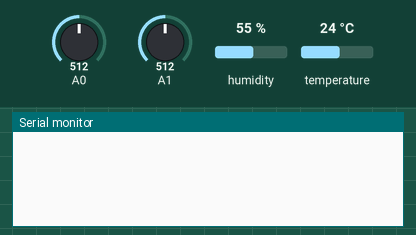
This sketch was run on a simulated Arduino Uno, built with avr-gcc and run on an emulated ATmega328P. Parts: the last lines printed to the serial monitor. Inputs (shaded band) come from the test bench; at power-on: humidity 55 %, A0 = 512, A1 = 512, temperature 24 °C.

Above: at 1.2 s.
1.3 s: humidity set to 22 %
At 3.3 s:
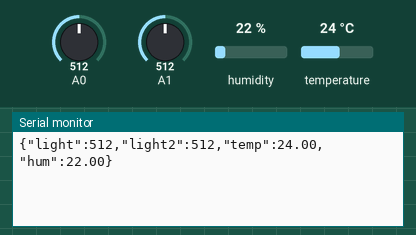
5.5 s: A0 set to 716
At 6.4 s:
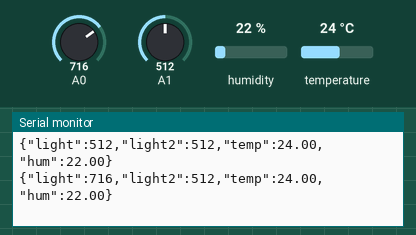
7.0 s: A1 set to 716
At 8.4 s:
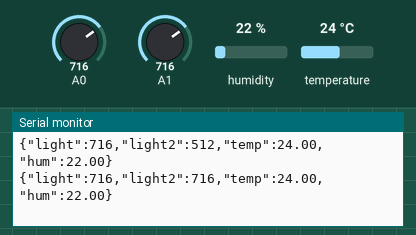
8.5 s: temperature set to 12 °C
10.0 s: A0 set to 992
At 10.6 s:
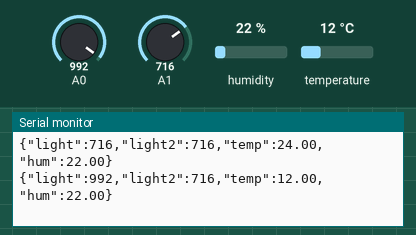
11.5 s: A1 set to 992
At 12.5 s:
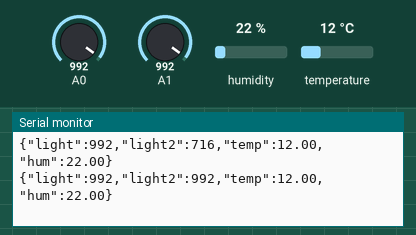
Timing chart, 0 to 14.0 s (numbered marks = the images above; inputs shaded):
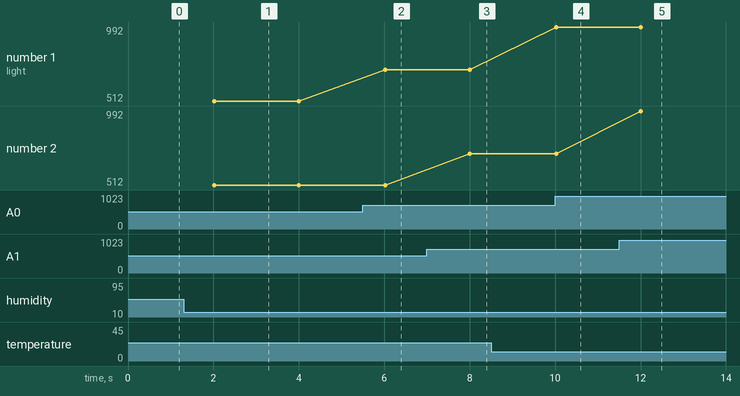

The sketch:

arduino_scetch.ino
```cpp
#include "DHT.h"
#include <IRremote.hpp> // Die neue Infrarot Bibliothek

#define DHTPIN 2
#define DHTTYPE DHT11
#define IR_RECEIVE_PIN 3 // Pin S deines IR-Moduls

DHT dht(DHTPIN, DHTTYPE);
unsigned long lastDHTReadTime = 0;

void setup() {
  Serial.begin(9600);
  dht.begin();
  IrReceiver.begin(IR_RECEIVE_PIN, ENABLE_LED_FEEDBACK);
}

void loop() {
  // 1. Infrarot (Wird bei JEDEM Schleifendurchlauf in Millisekundenbruchteilen geprüft!)
  if (IrReceiver.decode()) {
    // Wir senden die Taste direkt als kleinen Hex-String
    String hexCode = String(IrReceiver.decodedIRData.command, HEX);

    if (hexCode != "0") { // 0 ignorieren (passiert bei Halten der Taste)
      Serial.print("{\"ir_btn\":\""); Serial.print(hexCode); Serial.println("\"}");
    }
    IrReceiver.resume(); // Für den nächsten Tastendruck bereit machen
  }

  // 2. Temperatursensor (Nur alle 2000ms auswerten, OHNE das Skript zu blockieren)
  unsigned long currentMillis = millis();
  if (currentMillis - lastDHTReadTime >= 2000) {
    lastDHTReadTime = currentMillis;

    int brightness = analogRead(A0);
    int brightness2 = analogRead(A1);
    float humidity = dht.readHumidity();
    float temperature = dht.readTemperature();

    if (!isnan(humidity) && !isnan(temperature)) {
      Serial.print("{\"light\":"); Serial.print(brightness);
      Serial.print(",\"light2\":"); Serial.print(brightness2);
      Serial.print(",\"temp\":"); Serial.print(temperature);
      Serial.print(",\"hum\":"); Serial.print(humidity);
      Serial.println("}");
    }
  }
}
```

Measured:
- after the input at 1.3 s, the serial monitor: prints a new line after 0.73 s (image 1)
- after the input at 5.5 s, the serial monitor: prints a new line after 0.52 s (image 2)
- after the input at 7.0 s, the serial monitor: prints a new line after 1.0 s (image 3)
- after the input at 10.0 s, the serial monitor: prints a new line at once (image 4)
- after the input at 11.5 s, the serial monitor: prints a new line after 0.50 s (image 5)
- plotted number 1: 512 → 716 after the input at 5.5 s, 716 → 992 after the input at 10.0 s
